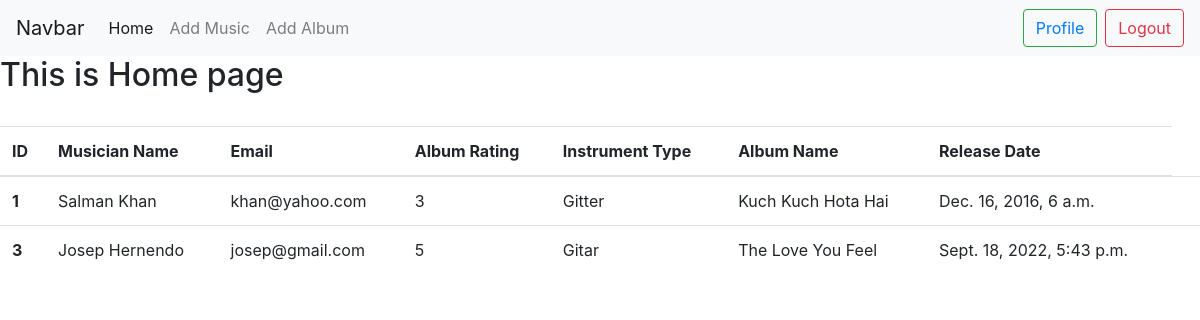
The app's page / (signed in) with its own data.
### albums/models.py (models this page shows)
class Album(models.Model):
    album_name=models.CharField(max_length=50)
    release_date=models.DateTimeField(blank=True,null=True)
    rating=models.CharField(max_length=5,choices =CHOICE)
    music_author=models.ForeignKey(Music, on_delete=models.CASCADE)

### musicians/models.py (models this page shows, shortened)
class Music(models.Model):
    first_name=models.CharField(max_length=50)
    last_name=models.CharField(max_length=50)
    email=models.EmailField()
    phone_number=models.IntegerField()
    instrument=models.CharField(max_length=100)

### musicians_directory/views.py (the view)
# urls.py: 2. Add a URL to urlpatterns:  path('', views.home, name='home')
def home(request):
    data=Album.objects.all()
    return render(request,'home.html',{'data':data})

### templates/home.html
{% extends "base.html" %} {% block main %}
<h2>This is Home page</h2>
<br />
{% if data %}
<table class="table">
  <thead>
    <tr>
      <th scope="col">ID</th>
      <th scope="col">Musician Name</th>
      <th scope="col">Email</th>
      <th scope="col">Album Rating</th>
      <th scope="col">Instrument Type</th>
      <th scope="col">Album Name</th>
      <th scope="col">Release Date</th>
    </tr>
  </thead>
  <tbody>
    {% for info in data %}
    <tr>
      <th scope="row">{{info.music_author.id}}</th>
      <td>{{info.music_author.first_name}} {{info.music_author.last_name}}</td>
      <td>{{info.music_author.email}}</td>
      <td>{{info.rating}}</td>
      <td>{{info.music_author.instrument}}</td>
      <td>{{info.album_name}}</td>
      <td>{{info.release_date}}</td>
      <td>{{info.email}}</td>
    </tr>
    {% endfor %}
  </tbody>
</table>
{% endif %} {% endblock %}

### records on screen
Album: music_author.id "1", music_author.first_name "Salman", music_author.last_name "Khan", music_author.email "khan@yahoo.com", rating "3", music_author.instrument "Gitter", album_name "Kuch Kuch Hota Hai", release_date "Dec. 16, 2016, 6 a.m."
Album: music_author.id "3", music_author.first_name "Josep", music_author.last_name "Hernendo", music_author.email "josep@gmail.com", rating "5", music_author.instrument "Gitar", album_name "The Love You Feel", release_date "Sept. 18, 2022, 5:43 p.m."
